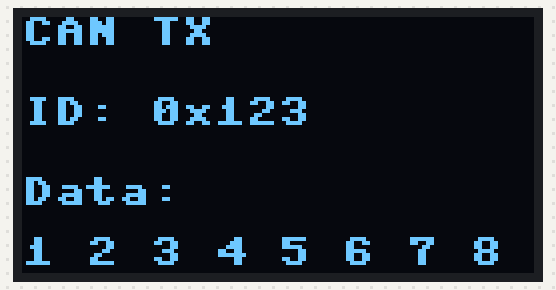
A program run on a simulated Raspberry Pi Pico running MicroPython. Shown: 128×64 one-colour display. Library files of the repository ran but are not shown: mcp2515.py; what the program prints to the serial console is not drawn.

Above: at 0.4 s.
At 4.8 s:
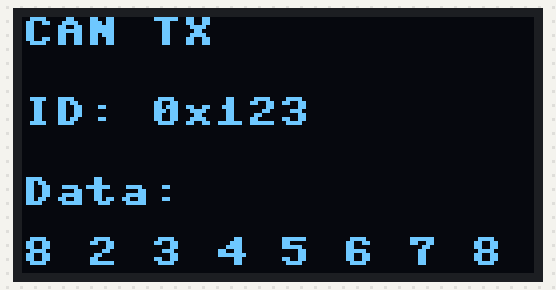
At 9.9 s:
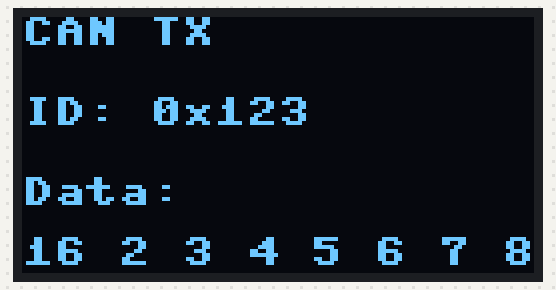
At 19.3 s:
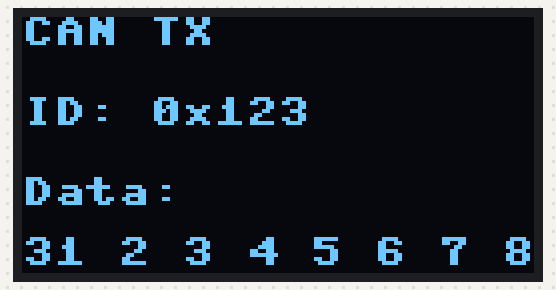
At 28.8 s:
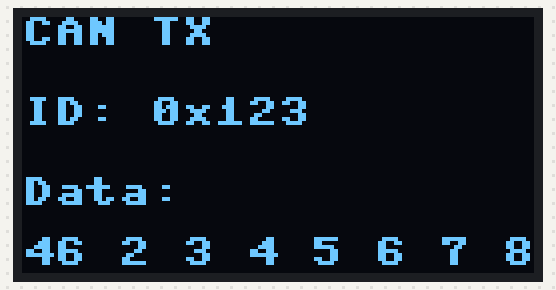
At 38.8 s:
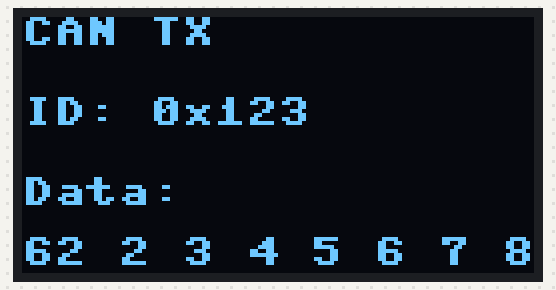

Measured:
- what the display in image 0 shows lasts 0.6 s, from 0.4 s to 1.0 s

The program:

main_CAN_display.py
```python
# main.py
# Example usage of MCP2515 + OLED_1inch3 libraries

from mcp2515 import MCP2515
from oled_1inch3 import OLED_1inch3
import time

def main():
    # Initialize CAN
    can = MCP2515(baud="500KBPS")  # adjust if using 8 MHz crystal
    print("CAN initialized at 500 kbps")

    # Initialize OLED
    oled = OLED_1inch3()
    oled.fill(oled.black)
    oled.text("CAN Demo", 20, 0, oled.white)
    oled.show()

    msg_id = 0x123
    i = 1

    while True:
        # Prepare CAN data
        data = [i, 2, 3, 4, 5, 6, 7, 8]

        # Send CAN frame
        print(f"Sending frame ID={hex(msg_id)} Data={data}")
        can.send(msg_id, data)

        # Update OLED display
        oled.fill(oled.black)
        oled.text("CAN TX", 0, 0, oled.white)
        oled.text(f"ID: {hex(msg_id)}", 0, 20, oled.white)
        oled.text("Data:", 0, 40, oled.white)
        oled.text(" ".join(str(x) for x in data), 0, 55, oled.white)
        oled.show()

        time.sleep(0.5)  # avoid flooding
        i += 1

if __name__ == "__main__":
    main()
```

oled_1inch3.py
```python
# oled_1inch3.py
# Waveshare 1.3-inch OLED HAT driver for Raspberry Pi Pico (MicroPython)

from machine import Pin, SPI
import framebuf, time

# Pin definitions (adjust if needed)
DC   = 8
RST  = 12
MOSI = 11
SCK  = 10
CS   = 9

class OLED_1inch3(framebuf.FrameBuffer):
    def __init__(self, rotate=180):
        self.width = 128
        self.height = 64
        self.rotate = rotate  # only 0 or 180

        self.cs = Pin(CS, Pin.OUT)
        self.rst = Pin(RST, Pin.OUT)

        self.cs(1)
        self.spi = SPI(1, baudrate=20_000_000, polarity=0, phase=0,
                       sck=Pin(SCK), mosi=Pin(MOSI), miso=None)
        self.dc = Pin(DC, Pin.OUT)
        self.dc(1)

        self.buffer = bytearray(self.height * self.width // 8)
        super().__init__(self.buffer, self.width, self.height, framebuf.MONO_HMSB)

        self.white = 0xFFFF
        self.black = 0x0000

        self.init_display()

    def write_cmd(self, cmd):
        self.cs(1)
        self.dc(0)
        self.cs(0)
        self.spi.write(bytearray([cmd]))
        self.cs(1)

    def write_data(self, buf):
        self.cs(1)
        self.dc(1)
        self.cs(0)
        self.spi.write(bytearray([buf]))
        self.cs(1)

    def init_display(self):
        """Initialize display"""
        self.rst(1)
        time.sleep(0.001)
        self.rst(0)
        time.sleep(0.01)
        self.rst(1)

        self.write_cmd(0xAE)  # display off
        self.write_cmd(0x00)  # set lower column
        self.write_cmd(0x10)  # set higher column
        self.write_cmd(0xB0)  # set page address
        self.write_cmd(0xDC)  # set display start line
        self.write_cmd(0x00)
        self.write_cmd(0x81)  # contrast
        self.write_cmd(0x6F)
        self.write_cmd(0x21)  # memory addressing mode
        self.write_cmd(0xA0 if self.rotate == 0 else 0xA1)  # segment remap
        self.write_cmd(0xC0)  # COM scan direction
        self.write_cmd(0xA4)  # disable entire display on
        self.write_cmd(0xA6)  # normal display
        self.write_cmd(0xA8)  # multiplex ratio
        self.write_cmd(0x3F)  # duty = 1/64
        self.write_cmd(0xD3)  # display offset
        self.write_cmd(0x60)
        self.write_cmd(0xD5)  # osc division
        self.write_cmd(0x41)
        self.write_cmd(0xD9)  # pre-charge period
        self.write_cmd(0x22)
        self.write_cmd(0xDB)  # vcomh
        self.write_cmd(0x35)
        self.write_cmd(0xAD)  # charge pump enable
        self.write_cmd(0x8A)
        self.write_cmd(0xAF)  # display on

    def show(self):
        self.write_cmd(0xB0)
        for page in range(0, 64):
            column = 63 - page if self.rotate == 0 else page
            self.write_cmd(0x00 + (column & 0x0F))
            self.write_cmd(0x10 + (column >> 4))
            for num in range(0, 16):
                self.write_data(self.buffer[page * 16 + num])
```
